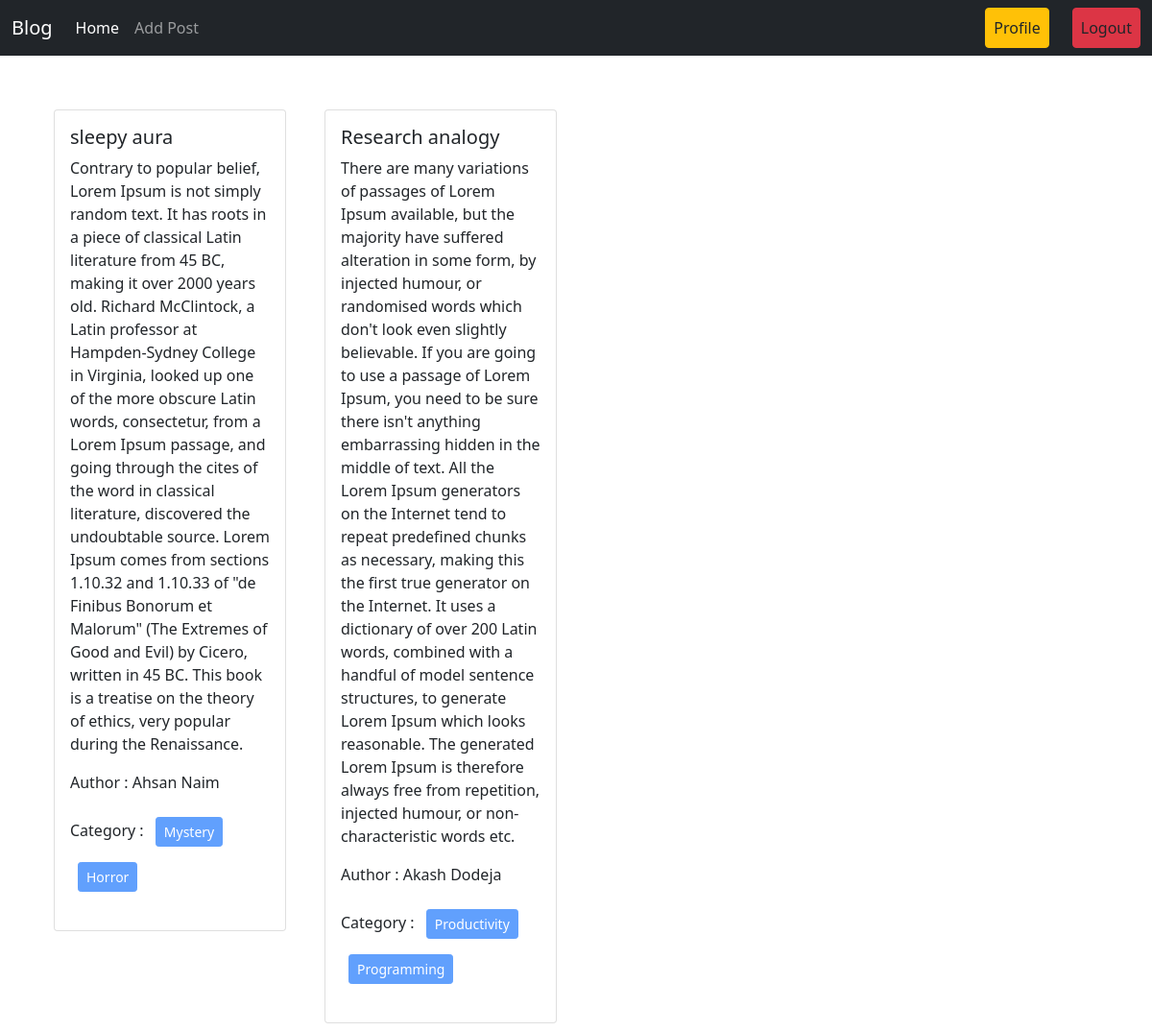
The page / (signed in) on the database its author committed.
### posts/models.py (models this page shows, shortened)
class Post(models.Model):
    title = models.CharField(max_length=50)
    content = models.TextField()
    category = models.ManyToManyField(Category)
    author = models.ForeignKey(User, on_delete=models.CASCADE)

### categories/models.py (models this page shows, shortened)
class Category(models.Model):
    name = models.CharField(max_length=100)

### blog_project/views.py (the view)
# urls.py: 2. Add a URL to urlpatterns:  path('', views.home, name='home')
def home(request):
    data = Post.objects.all()
    return render(request, 'home.html',{'data': data} )

### templates/home.html
{% extends 'base.html' %}
{% block content %}
<div class="row px-5 pt-5">
{% for post in data %}
  <div class="col-sm-3">
    <div class="card m-2">
      <div class="card-body">
        <h5 class="card-title">{{post.title}}</h5>
        <p class="card-text">{{post.content}}</p>
        <p>Author : {{post.author.first_name}} {{post.author.last_name}}</p>
        <p>
          Category : {% for cat in post.category.all %}
          <button class="btn btn-primary btn-sm m-2" disabled >{{cat.name}} </button>
          {% endfor %}
        </p>
      </div>
    </div>
  </div>
  {% endfor %}
</div>
{% endblock %}

### rows shown on the page
Post: title "sleepy aura", content "Contrary to popular belief, Lorem Ipsum is not simply random text. It has roots in a piece of classical Latin literature from 45 BC, making it over 2000 years old. Richard McClintock, a Latin professor at Hampden-Sydney College in Virginia, looked up one of the more obscure Latin words, consectetur, from a Lorem Ipsum passage, and going through the cites of the word in classical literature, discovered the undoubtable source. Lorem Ipsum comes from sections 1.10.32 and 1.10.33 of \"de Finibus Bonorum et Malorum\" (The Extremes of Good and Evil) by Cicero, written in 45 BC. This book is a treatise on the theory of ethics, very popular during the Renaissance.", author.first_name "Ahsan", author.last_name "Naim"
Category: name "Mystery"
Category: name "Horror"
Post: title "Research analogy", content "There are many variations of passages of Lorem Ipsum available, but the majority have suffered alteration in some form, by injected humour, or randomised words which don't look even slightly believable. If you are going to use a passage of Lorem Ipsum, you need to be sure there isn't anything embarrassing hidden in the middle of text. All the Lorem Ipsum generators on the Internet tend to repeat predefined chunks as necessary, making this the first true generator on the Internet. It uses a dictionary of over 200 Latin words, combined with a handful of model sentence structures, to generate Lorem Ipsum which looks reasonable. The generated Lorem Ipsum is therefore always free from…", author.first_name "Akash", author.last_name "Dodeja"
Category: name "Productivity"
Category: name "Programming"
